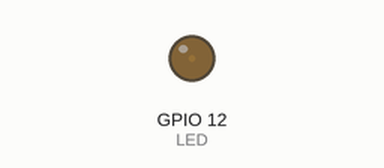
Simulated run of this sketch. Board: ESP32. On the bench: output pins drawn as LEDs (lit = HIGH).

Above: at 0.05 s.
At 1.15 s:
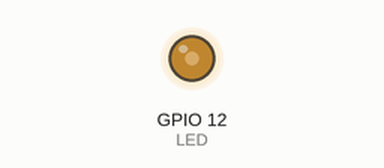
At 2.3 s:
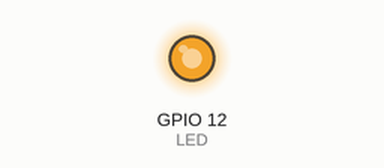
At 4.6 s:
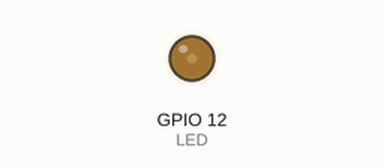
Timing chart, 0 to 6.7 s (numbered marks = the images above):
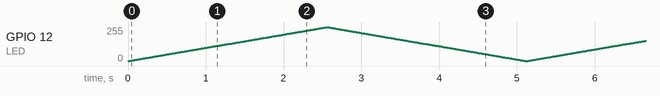

The sketch:

2.ledc_pwm.ino
```cpp
/*
  该程序作用是使用 LEDC 函数通过 PWM 信号实现呼吸灯效果
  在线文档：https://docs.geeksman.com/esp32/Arduino/10.esp32-arduino-pwm.html
*/
#define FREQ          2000    // 频率
#define CHANNEL       0       // 通道
#define RESOLUTION    8       // 分辨率
#define LED           12      // LED 引脚

void setup() {
  // 设置通道
  ledcSetup(CHANNEL, FREQ, RESOLUTION);
  // 绑定通道号与引脚
  ledcAttachPin(LED, CHANNEL);
}


void loop() {
  // 实现渐亮效果
  for (int i=0;i<pow(2, RESOLUTION);i++) {
    // 输出 PWM
    ledcWrite(CHANNEL, i);
    delay(10);
    }
  // 实现渐灭效果
  for (int i=pow(2,RESOLUTION)-1;i>=0;i--) {
    // 输出 PWM
    ledcWrite(CHANNEL, i);
    delay(10);
    }
}
```
